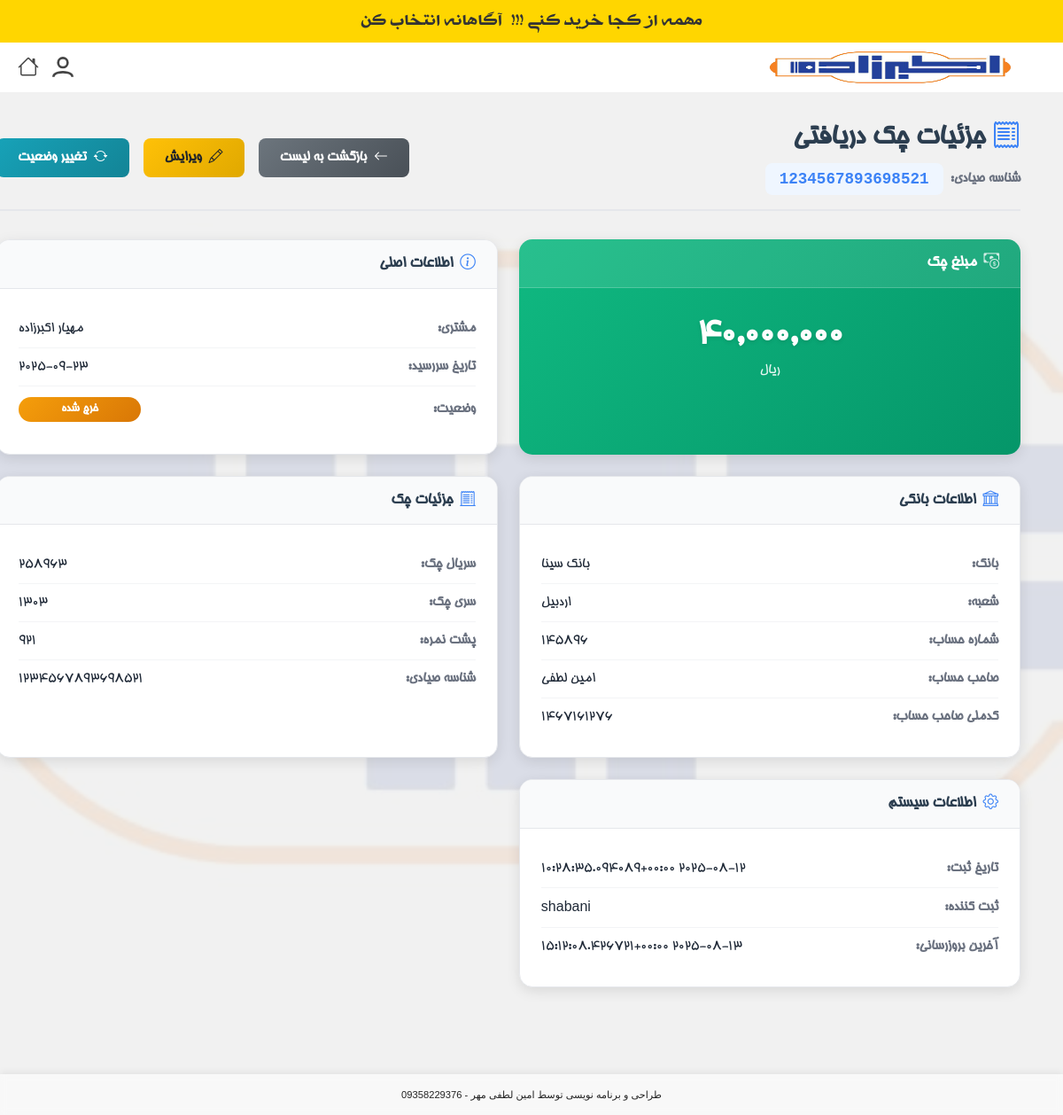
Page /accounting/received-cheques/1/detail/ (signed in) on the earlier database version.
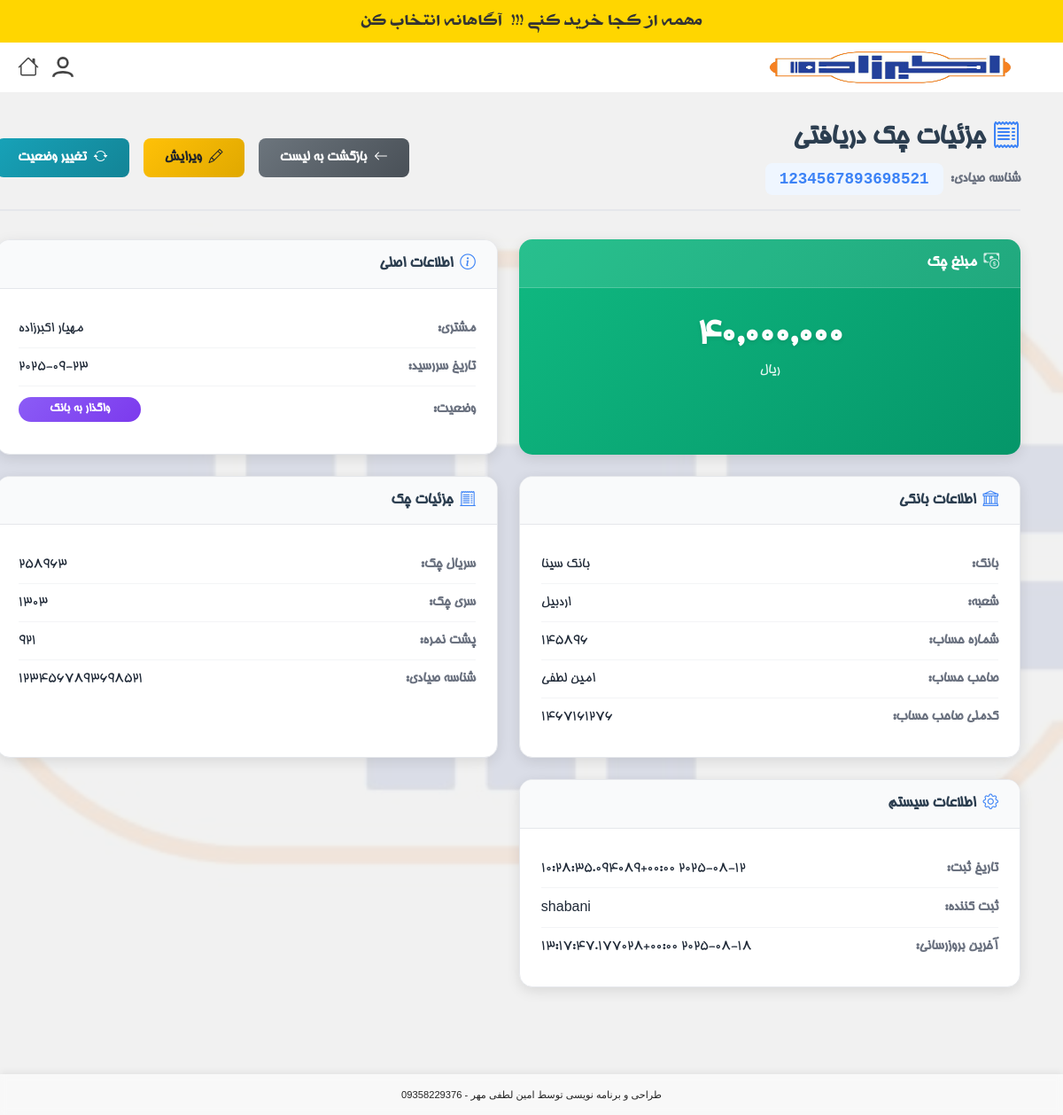
Same page on the later database version.
### products/models.py (models this page shows, shortened)
class ReceivedCheque(models.Model):
    financial_operation = models.ForeignKey('FinancialOperation', on_delete=models.CASCADE, related_name='received_cheques', null=True, blank=True, verbose_name="عملیات مالی")
    customer = models.ForeignKey(Customer, on_delete=models.CASCADE, related_name='received_cheques', verbose_name="مشتری")
    endorsement = models.CharField(max_length=255, blank=True, null=True, verbose_name="پشت نمره")
    due_date = models.DateField(verbose_name="تاریخ سررسید")
    bank_name = models.CharField(max_length=100, verbose_name="نام بانک")
    branch_name = models.CharField(max_length=100, blank=True, null=True, verbose_name="نام شعبه")
    series = models.CharField(max_length=50, blank=True, null=True, verbose_name="سری چک")
    serial = models.CharField(max_length=50, blank=True, null=True, verbose_name="سریال چک")
    sayadi_id = models.CharField(max_length=16, unique=True, verbose_name="شناسه صیادی")
    amount = models.DecimalField(max_digits=15, decimal_places=0, verbose_name="مبلغ")
    owner_name = models.CharField(max_length=255, verbose_name="صاحب حساب")
    national_id = models.CharField(max_length=10, blank=True, null=True, verbose_name="کدملی صاحب حساب")
    account_number = models.CharField(max_length=50, verbose_name="شماره حساب")
    STATUS_CHOICES = [
        ('RECEIVED', 'دریافت شده'),
        ('DEPOSITED', 'واگذار به بانک'),
        ('CLEARED', 'وصول شده'),
        ('MANUALLY_CLEARED', 'وصول به صورت دستی'),
        ('SPENT', 'خرج شده'),
        ('BOUNCED', 'برگشت خورده'),
        ('RETURNED', 'مسترد شده'),
    ]
    status = models.CharField(max_length=20, choices=STATUS_CHOICES, default='RECEIVED', verbose_name="وضعیت")
    recipient_name = models.CharField(max_length=255, blank=True, null=True, verbose_name="نام دریافت‌کننده (در صورت خرج چک)")
    deposited_bank_account = models.ForeignKey('BankAccount', on_delete=models.SET_NULL, null=True, blank=True, related_name='deposited_checks', verbose_name="حساب بانکی واگذار شده")
    created_at = models.DateTimeField(auto_now_add=True, verbose_name="تاریخ ایجاد")
    updated_at = models.DateTimeField(auto_now=True, verbose_name="تاریخ بروزرسانی")
    created_by = models.ForeignKey(User, on_delete=models.SET_NULL, null=True, related_name='created_received_cheques', verbose_name="ایجاد کننده")
    is_deleted = models.BooleanField(default=False, verbose_name="حذف شده")
    deleted_at = models.DateTimeField(null=True, blank=True, verbose_name="تاریخ حذف")
    deleted_by = models.ForeignKey(
        User,
        on_delete=models.SET_NULL,
        null=True,
        blank=True,
        related_name='deleted_received_cheques',
        verbose_name="حذف کننده"
    )
    class Meta:
        verbose_name = "چک دریافتی"
        verbose_name_plural = "چک‌های دریافتی"
        ordering = ['-due_date']

class Customer(models.Model):
    first_name = models.CharField(max_length=100, verbose_name="نام")
    last_name = models.CharField(max_length=100, verbose_name="نام خانوادگی")
    store_name = models.CharField(max_length=255, blank=True, null=True, verbose_name="نام فروشگاه")
    phone = models.CharField(max_length=20, blank=True, null=True, verbose_name="تلفن ثابت")
    mobile = models.CharField(
        max_length=20,
        unique=True,
        verbose_name="شماره موبایل",
        error_messages={
            'unique': 'مشتری دیگری با این شماره همراه قبلاً ثبت شده است.'
        }
    )
    address = models.TextField(blank=True, null=True, verbose_name="آدرس")
    created_by = models.ForeignKey(
        User, on_delete=models.SET_NULL, null=True, related_name='created_customers', verbose_name="ایجاد شده توسط"
    )
    user = models.OneToOneField(
        User, on_delete=models.SET_NULL, null=True, blank=True, related_name='customer_profile', verbose_name="کاربر مرتبط"
    )
    created_at = models.DateTimeField(auto_now_add=True, verbose_name="تاریخ ایجاد")
    class Meta:
        verbose_name = "مشتری"
        verbose_name_plural = "مشتریان"
    def get_full_name(self):
        return f'{self.first_name} {self.last_name}'

### products/views.py (the view)
# urls.py: path('accounting/received-cheques/<int:cheque_id>/detail/', views.received_cheque_detail_view, name='received_cheque_detail'),
@login_required
@group_required('حسابداری')
def received_cheque_detail_view(request, cheque_id):
    cheque = get_object_or_404(ReceivedCheque, id=cheque_id)
    return render(request, 'products/received_cheque_detail.html', {'cheque': cheque})

### products/context_processors.py (called while the page is built)
def recent_orders_processor(request):
    recent_orders_count = 0
    if request.user.is_authenticated:
        recent_orders_count = Order.objects.filter(customer__created_by=request.user).order_by('-created_at')[:5].count()
    return {'recent_orders_count': recent_orders_count}

def notifications_processor(request):
    if request.user.is_authenticated and request.user.groups.filter(name='مدیر').exists():
        unread_notifications = Notification.objects.filter(target_user=request.user, read=False).order_by('-created_at')
        return {'unread_notifications': unread_notifications}
    return {'unread_notifications': []}

### products/templatetags/custom_filters.py (called while the page is built)
@register.filter
def persian_number_format(value):
    if value is None:
        return "0"
    try:
        number = int(float(value))
        formatted = "{:,}".format(number)
        persian_digits = {
            '0': '۰', '1': '۱', '2': '۲', '3': '۳', '4': '۴',
            '5': '۵', '6': '۶', '7': '۷', '8': '۸', '9': '۹'
        }
        for eng, per in persian_digits.items():
            formatted = formatted.replace(eng, per)
        return formatted
    except (ValueError, TypeError):
        return "0"

### products/templates/products/received_cheque_detail.html (shortened to what the changed rows need)
{% extends "products/base.html" %}
{% load humanize %}
{% load custom_filters %}
{% block content %}
<div class="cheque-detail-container">
    <div class="page-header">
        <div class="header-content">
            <h1><i class="bi bi-receipt"></i> جزئیات چک دریافتی</h1>
            <div class="cheque-id">
                <span class="label">شناسه صیادی:</span>
                <span class="number">{{ cheque.sayadi_id }}</span>
            </div>
        </div>
    </div>
    <div class="details-grid">
        <div class="detail-card cheque-amount-card">
            <div class="card-content">
                <div class="amount-display">{{ cheque.amount|persian_number_format }}</div>
                <div class="amount-label">ریال</div>
            </div>
        </div>
        <div class="detail-card">
            <div class="card-content">
                <div class="info-row">
                    <span class="label">مشتری:</span>
                    <span class="value">{{ cheque.customer.get_full_name }}</span>
                </div>
                <div class="info-row">
                    <span class="label">تاریخ سررسید:</span>
                    <span class="value">{{ cheque.due_date|jalali_date }}</span>
                </div>
                <div class="info-row">
                    <span class="label">وضعیت:</span>
                    <span class="status-badge {{ cheque.status|lower }}">{{ cheque.get_status_display }}</span>
                </div>
            </div>
        </div>
        <div class="detail-card">
            <div class="card-content">
                <div class="info-row">
                    <span class="label">بانک:</span>
                    <span class="value">{{ cheque.bank_name }}</span>
                </div>
                <div class="info-row">
                    <span class="label">شعبه:</span>
                    <span class="value">{{ cheque.branch_name|default:"-" }}</span>
                </div>
                <div class="info-row">
                    <span class="label">شماره حساب:</span>
                    <span class="value">{{ cheque.account_number }}</span>
                </div>
                <div class="info-row">
                    <span class="label">صاحب حساب:</span>
                    <span class="value">{{ cheque.owner_name }}</span>
                </div>
                <div class="info-row">
                    <span class="label">کدملی صاحب حساب:</span>
                    <span class="value">{{ cheque.national_id|default:"-" }}</span>
                </div>
            </div>
        </div>
        <div class="detail-card">
            <div class="card-content">
                <div class="info-row">
                    <span class="label">سریال چک:</span>
                    <span class="value">{{ cheque.serial|default:"-" }}</span>
                </div>
                <div class="info-row">
                    <span class="label">سری چک:</span>
                    <span class="value">{{ cheque.series|default:"-" }}</span>
                </div>
                <div class="info-row">
                    <span class="label">پشت نمره:</span>
                    <span class="value">{{ cheque.endorsement|default:"-" }}</span>
                </div>
                <div class="info-row">
                    <span class="label">  شناسه صیادی:</span>
                    <span class="value">{{ cheque.sayadi_id|default:"-" }}</span>
                </div>
            </div>
        </div>
        <div class="detail-card">
            <div class="card-content">
                <div class="info-row">
                    <span class="label">تاریخ ثبت:</span>
                    <span class="value">{{ cheque.created_at|jalali_date_time }}</span>
                </div>
                <div class="info-row">
                    <span class="label">ثبت کننده:</span>
                    <span class="value">{{ cheque.created_by.username }}</span>
                </div>
                {% if cheque.updated_at != cheque.created_at %}
                <div class="info-row">
                    <span class="label">آخرین بروزرسانی:</span>
                    <span class="value">{{ cheque.updated_at|jalali_date_time }}</span>
                </div>
                {% endif %}
            </div>
        </div>
    </div>
</div>
{% endblock %}

Differences in the rows shown:
changed ReceivedCheque "بانک سینا": status "خرج شده" → "واگذار به بانک"; updated_at|jalali_date_time "2025-08-13 15:12:08.426721+00:00" → "2025-08-18 13:17:47.177028+00:00"
